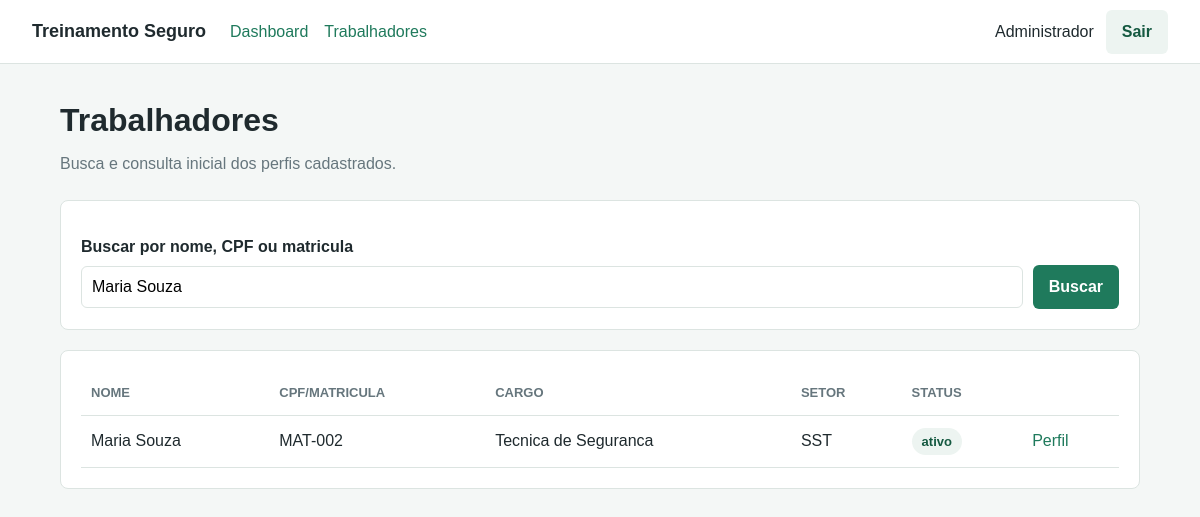
/admin/trabalhadores.php?busca=Maria Souza (signed in), run on the app's committed database.
### tables this page shows
CREATE TABLE trabalhadores (
    id INT AUTO_INCREMENT PRIMARY KEY,
    usuario_id INT NULL,
    nome VARCHAR(120) NOT NULL,
    documento VARCHAR(40) NOT NULL UNIQUE,
    cargo VARCHAR(100) NOT NULL,
    setor VARCHAR(100) NOT NULL,
    status VARCHAR(30) NOT NULL DEFAULT 'ativo',
    criado_em TIMESTAMP DEFAULT CURRENT_TIMESTAMP,
    CONSTRAINT fk_trabalhadores_usuarios
        FOREIGN KEY (usuario_id) REFERENCES usuarios(id)
        ON DELETE SET NULL
);

### includes/functions.php (called while the page is built, shortened)
<?php
function h(?string $value): string
{
    return htmlspecialchars($value ?? '', ENT_QUOTES, 'UTF-8');
}
function app_base_url(): string
{
    $script = str_replace('\\', '/', $_SERVER['SCRIPT_NAME'] ?? '');
    $firstSegment = explode('/', trim($script, '/'))[0] ?? '';
    return '';
}
function app_url(string $path = ''): string
{
    return rtrim(app_base_url(), '/') . '/' . ltrim($path, '/');
}

### admin/trabalhadores.php (the view, shortened to what this page needs)
<?php
$busca = trim($_GET['busca'] ?? '');
$trabalhadores = [];
try {
    $pdo = getConnection();
    if ($busca !== '') {
        $stmt = $pdo->prepare(
            'SELECT id, nome, documento, cargo, setor, status
             FROM trabalhadores
             WHERE nome LIKE :busca OR documento LIKE :busca
             ORDER BY nome'
        );
        $stmt->execute(['busca' => '%' . $busca . '%']);
    } else {
        $stmt = $pdo->query('SELECT id, nome, documento, cargo, setor, status FROM trabalhadores ORDER BY nome');
    }
    $trabalhadores = $stmt->fetchAll();
} catch (Throwable $e) {
    $erroBanco = 'Nao foi possivel listar os trabalhadores.';
}
require __DIR__ . '/../includes/header.php';
require __DIR__ . '/../includes/navbar.php';
?>
<main class="container">
    <div class="page-title">
        <h1>Trabalhadores</h1>
        <p>Busca e consulta inicial dos perfis cadastrados.</p>
    </div>
    <section class="panel">
        <form class="search-form" method="get">
            <label for="busca">Buscar por nome, CPF ou matricula</label>
            <div>
                <input id="busca" name="busca" value="<?= h($busca) ?>" placeholder="Digite um termo">
                <button class="button" type="submit">Buscar</button>
            </div>
        </form>
    </section>
    <section class="panel">
        <div class="table-wrap">
            <table>
                <thead>
                    <tr>
                        <th>Nome</th>
                        <th>CPF/Matricula</th>
                        <th>Cargo</th>
                        <th>Setor</th>
                        <th>Status</th>
                        <th></th>
                    </tr>
                </thead>
                <tbody>
                    <?php foreach ($trabalhadores as $trabalhador): ?>
                        <tr>
                            <td><?= h($trabalhador['nome']) ?></td>
                            <td><?= h($trabalhador['documento']) ?></td>
                            <td><?= h($trabalhador['cargo']) ?></td>
                            <td><?= h($trabalhador['setor']) ?></td>
                            <td><span class="badge"><?= h($trabalhador['status']) ?></span></td>
                            <td><a href="<?= h(app_url('admin/perfil_trabalhador.php?id=' . $trabalhador['id'])) ?>">Perfil</a></td>
                        </tr>
                    <?php endforeach; ?>
                </tbody>
            </table>
        </div>
    </section>
</main>
<?php require __DIR__ . '/../includes/footer.php'; ?>

### assets/css/style.css (style rules this page uses)
:root { --bg: #f4f7f6; --surface: #ffffff; --text: #1f2a2e; --muted: #66767d; --primary: #1f7a5c; --primary-dark: #155941; --border: #dce4e1; --danger: #b42318; --warning: #9a6700; --success: #1a7f37; }
* { box-sizing: border-box; }
body { margin: 0; background: var(--bg); color: var(--text); font-family: Arial, Helvetica, sans-serif; line-height: 1.5; }
a { color: var(--primary); text-decoration: none; }
.container { margin: 0 auto; max-width: 1120px; padding: 32px 20px; }
.page-title { margin-bottom: 24px; }
.page-title h1, .panel h2 { margin: 0 0 8px; }
.page-title p, .panel p { color: var(--muted); margin: 0; }
.login-card, .panel, .stat-card { background: var(--surface); border: 1px solid var(--border); border-radius: 8px; }
form label { display: block; font-weight: 700; margin: 14px 0 6px; }
input { border: 1px solid var(--border); border-radius: 6px; font: inherit; min-height: 42px; padding: 8px 10px; width: 100%; }
.button { background: var(--primary); border: 0; border-radius: 6px; color: #ffffff; cursor: pointer; display: inline-block; font: inherit; font-weight: 700; margin-top: 18px; padding: 10px 16px; }
.panel { margin-bottom: 20px; padding: 20px; }
.search-form div { align-items: center; display: flex; gap: 10px; }
.search-form .button { margin-top: 0; }
.table-wrap { overflow-x: auto; }
table { border-collapse: collapse; min-width: 760px; width: 100%; }
th, td { border-bottom: 1px solid var(--border); padding: 12px 10px; text-align: left; }
th { color: var(--muted); font-size: 13px; text-transform: uppercase; }
.badge { background: #edf4f1; border-radius: 999px; color: var(--primary-dark); display: inline-block; font-size: 13px; font-weight: 700; padding: 4px 10px; }

### data on the page
trabalhadores: nome "Maria Souza", documento "MAT-002", cargo "Tecnica de Seguranca", setor "SST", status "ativo"

### other printed values
$usuario['nome'] "Administrador"
